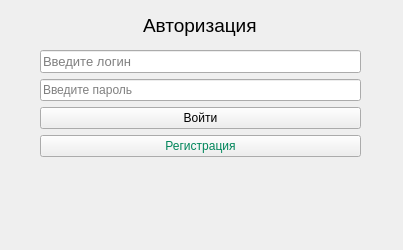
<?xml version="1.0" encoding="UTF-8"?>
<ui version="4.0">
 <class>MainWindow</class>
 <widget class="QMainWindow" name="MainWindow">
  <property name="geometry">
   <rect>
    <x>0</x>
    <y>0</y>
    <width>403</width>
    <height>250</height>
   </rect>
  </property>
  <property name="windowTitle">
   <string>MainWindow</string>
  </property>
  <widget class="QWidget" name="centralwidget">
   <widget class="QWidget" name="gridLayoutWidget">
    <property name="geometry">
     <rect>
      <x>40</x>
      <y>50</y>
      <width>321</width>
      <height>191</height>
     </rect>
    </property>
    <layout class="QGridLayout" name="gridLayout">
     <item row="0" column="0">
      <widget class="QLineEdit" name="login_inp">
       <property name="font">
        <font>
         <pointsize>10</pointsize>
        </font>
       </property>
       <property name="placeholderText">
        <string>Введите логин</string>
       </property>
       <property name="cursorMoveStyle">
        <enum>Qt::LogicalMoveStyle</enum>
       </property>
      </widget>
     </item>
     <item row="2" column="0">
      <widget class="QPushButton" name="enter_btn">
       <property name="cursor">
        <cursorShape>PointingHandCursor</cursorShape>
       </property>
       <property name="text">
        <string>Войти</string>
       </property>
      </widget>
     </item>
     <item row="3" column="0">
      <widget class="QPushButton" name="pushButton">
       <property name="styleSheet">
        <string notr="true">background:linear-gradient(to bottom, #E5FFF7, #E5FFF7) #E5FFF7 repeat-x;
color:#00855A;</string>
       </property>
       <property name="text">
        <string>Регистрация</string>
       </property>
      </widget>
     </item>
     <item row="1" column="0">
      <widget class="QLineEdit" name="passw_inp">
       <property name="styleSheet">
        <string notr="true">&lt;input id=&quot;passw_inp&quot; placeholder=&quot;1&quot;&gt;</string>
       </property>
       <property name="echoMode">
        <enum>QLineEdit::Password</enum>
       </property>
       <property name="placeholderText">
        <string>Введите пароль</string>
       </property>
      </widget>
     </item>
     <item row="4" column="0">
      <widget class="QLabel" name="msg_info_1">
       <property name="text">
        <string/>
       </property>
      </widget>
     </item>
    </layout>
   </widget>
   <widget class="QWidget" name="verticalLayoutWidget">
    <property name="geometry">
     <rect>
      <x>0</x>
      <y>0</y>
      <width>401</width>
      <height>51</height>
     </rect>
    </property>
    <layout class="QVBoxLayout" name="verticalLayout_2">
     <item alignment="Qt::AlignHCenter">
      <widget class="QLabel" name="welcome_lbl">
       <property name="font">
        <font>
         <pointsize>14</pointsize>
        </font>
       </property>
       <property name="styleSheet">
        <string notr="true">text-align:center;</string>
       </property>
       <property name="text">
        <string>Авторизация</string>
       </property>
      </widget>
     </item>
    </layout>
   </widget>
  </widget>
 </widget>
 <resources/>
 <connections/>
</ui>
